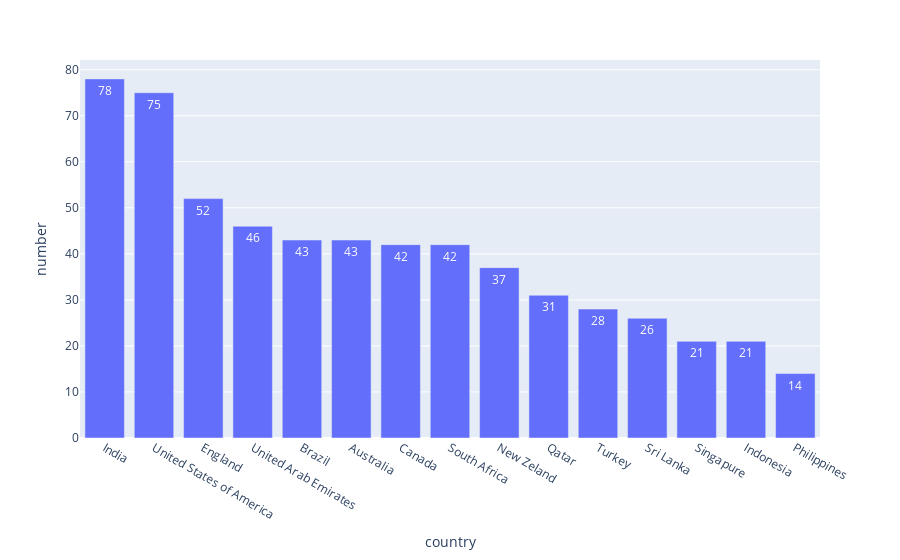

This figure's notebook cell:
### Code cell
px.bar(df_aux, x='country', y='number', text_auto=True)

### Figure 1 — Plotly figure (JSON) as saved in the notebook; plotly's stock layout.template omitted (floating-point values rounded to 4 significant figures)
{"data": [{"alignmentgroup": "True", "hovertemplate": "country=%{x}<br>number=%{y}<extra></extra>", "legendgroup": "", "marker": {"color": "#636efa", "pattern": {"shape": ""}}, "name": "", "offsetgroup": "", "orientation": "v", "showlegend": false, "textposition": "auto", "texttemplate": "%{y}", "type": "bar", "x": ["India", "United States of America", "England", "United Arab Emirates", "Brazil", "Australia", "Canada", "South Africa", "New Zeland", "Qatar", "Turkey", "Sri Lanka", "Singapure", "Indonesia", "Philippines"], "xaxis": "x", "y": [78, 75, 52, 46, 43, 43, 42, 42, 37, 31, 28, 26, 21, 21, 14], "yaxis": "y"}], "layout": {"barmode": "relative", "legend": {"tracegroupgap": 0}, "margin": {"t": 60}, "xaxis": {"anchor": "y", "domain": [0, 1], "title": {"text": "country"}}, "yaxis": {"anchor": "x", "domain": [0, 1], "title": {"text": "number"}}}}
